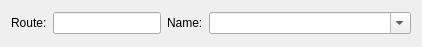
<?xml version="1.0" encoding="UTF-8"?>
<ui version="4.0">
 <class>RouteNameWidget</class>
 <widget class="QWidget" name="RouteNameWidget">
  <property name="geometry">
   <rect>
    <x>0</x>
    <y>0</y>
    <width>422</width>
    <height>47</height>
   </rect>
  </property>
  <property name="windowTitle">
   <string>Form</string>
  </property>
  <layout class="QVBoxLayout" name="verticalLayout">
   <item>
    <layout class="QHBoxLayout" name="horizontalLayout_4">
     <item>
      <widget class="QLabel" name="label">
       <property name="text">
        <string>Route:</string>
       </property>
      </widget>
     </item>
     <item>
      <widget class="QLineEdit" name="txtRouteNbr">
       <property name="toolTip">
        <string>&lt;html&gt;&lt;head/&gt;&lt;body&gt;&lt;p&gt;Enter an existing route number, e.g. '20' or 'M1'. Enter a range, eg. '200,299' to create a new numeric number in that range.&lt;/p&gt;&lt;p&gt;Alpha routes are only allowed if the alpha route option is set in Parameters. However, route numbers like '01' are treated as numeric  and the numeric route number will be the numeric value, eg '1'. The equivalence between an alpha route and numeric route number is stored in the AltRoute table.&lt;/p&gt;&lt;p&gt;Alpha routes such as 'M1' will have a numeric route assignedin the range 1000-9999'.&lt;/p&gt;&lt;/body&gt;&lt;/html&gt;</string>
       </property>
       <property name="maxLength">
        <number>8</number>
       </property>
      </widget>
     </item>
     <item>
      <widget class="QLabel" name="label_6">
       <property name="text">
        <string>Name:</string>
       </property>
      </widget>
     </item>
     <item>
      <widget class="CComboBox" name="cbRouteName">
       <property name="sizePolicy">
        <sizepolicy hsizetype="Preferred" vsizetype="Fixed">
         <horstretch>1</horstretch>
         <verstretch>0</verstretch>
        </sizepolicy>
       </property>
       <property name="editable">
        <bool>true</bool>
       </property>
      </widget>
     </item>
    </layout>
   </item>
  </layout>
 </widget>
 <customwidgets>
  <customwidget>
   <class>CComboBox</class>
   <extends>QComboBox</extends>
   <header>ccombobox.h</header>
  </customwidget>
 </customwidgets>
 <resources/>
 <connections/>
</ui>
